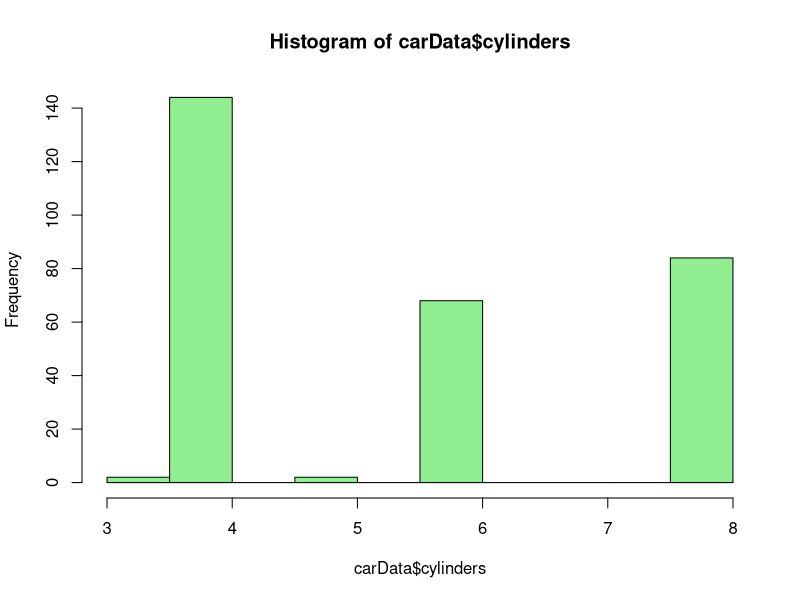
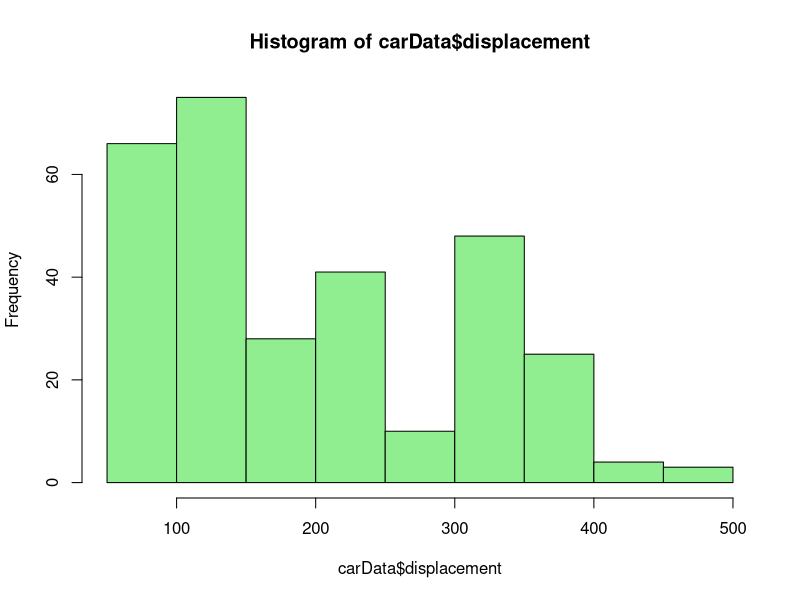
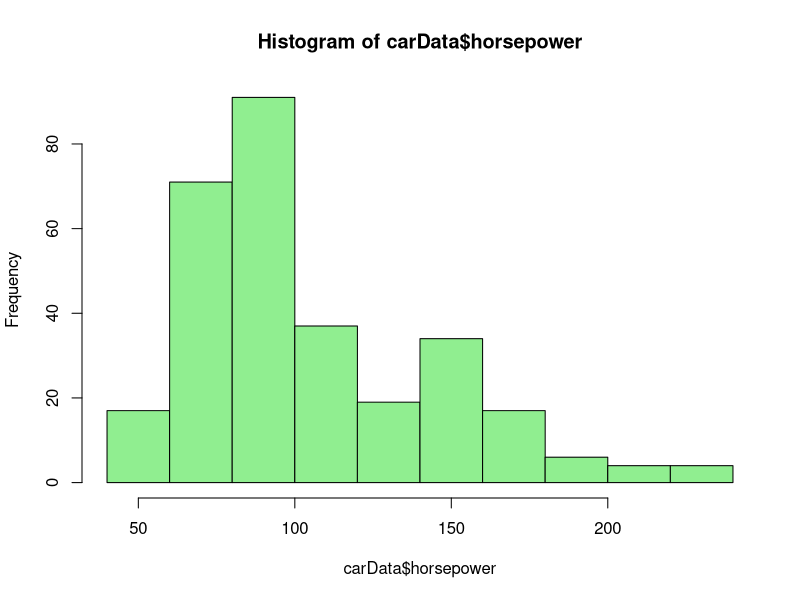
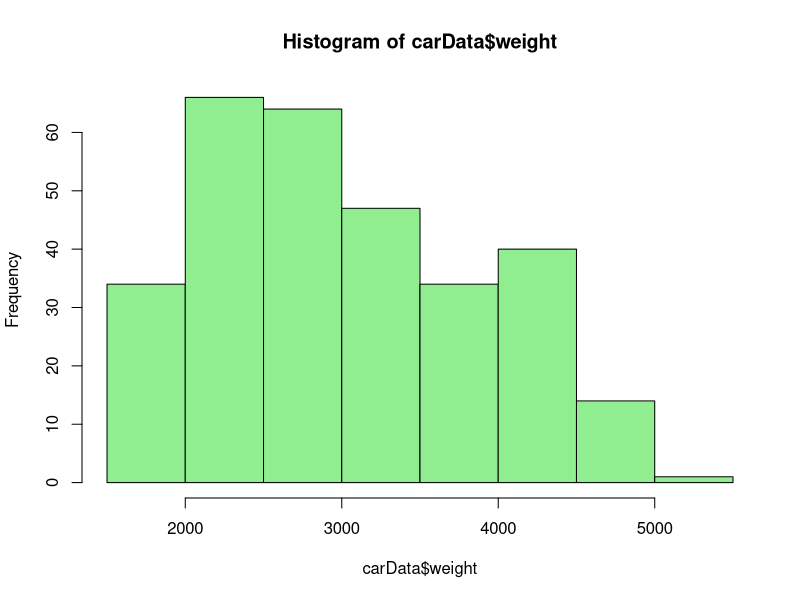
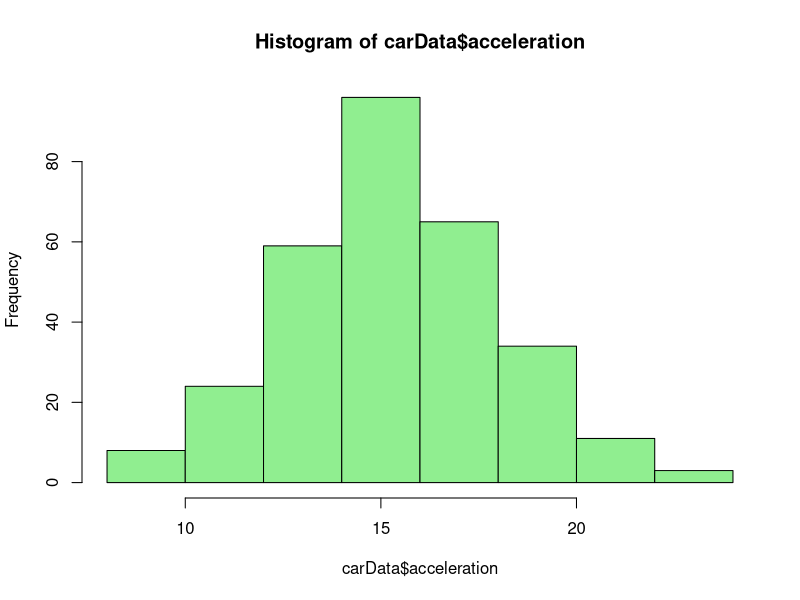
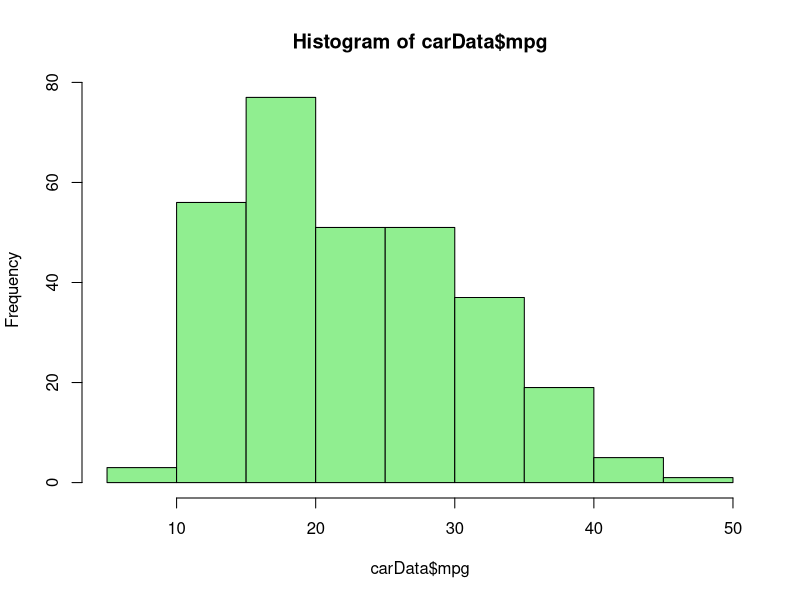
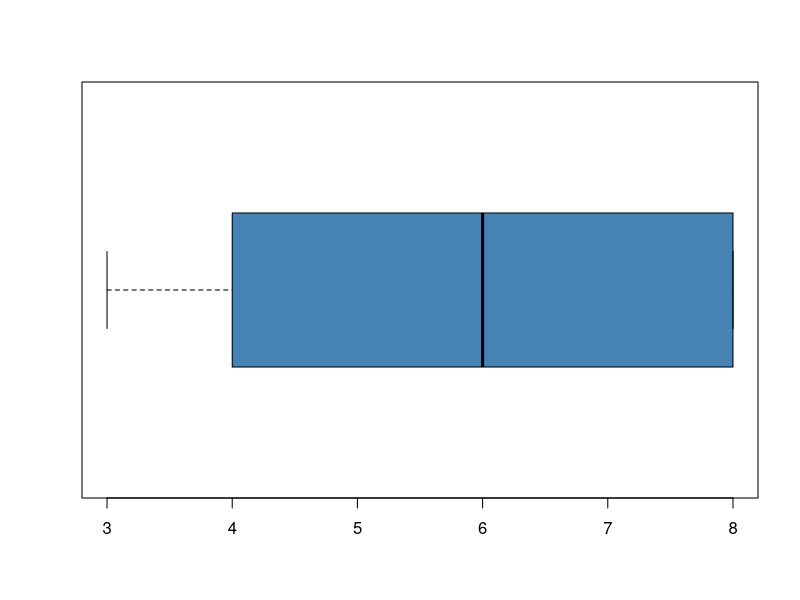
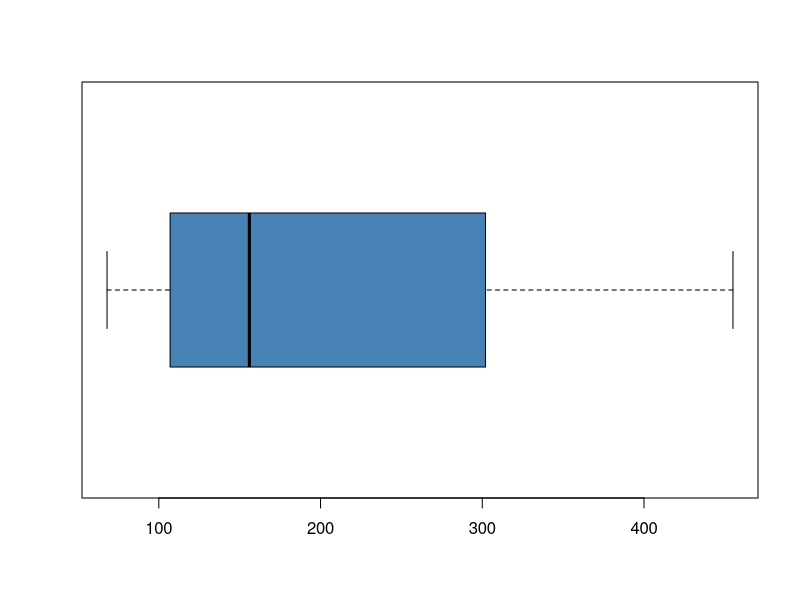

These charts were generated, in order, by the following R code:
# =======================================================
# CZ 4073 - Data Science For Business
# Assignment 1
# Name: KAMATH SHANTANU ARUN
# Matric Card: U1422577F
# =======================================================

# Problem 2:
# In this problem, our dataset is -- assign1_CarData.csv
# The solution of the problem looks to fit an optimal linear
# regression model to predict the mpg(Miles Per Gallon)
# of the car

# ---------------------------------------------------------
# Clean environment and remove all working data

rm(list = ls())

# ---------------------------------------------------------
# Importing the dataset Week04carData.csv

carData <- read.csv("assign1_CarData.csv", header = TRUE)

# ---------------------------------------------------------
# Performing some basic exploratory data analysis

# Dimension of the dataset
dim(carData)
# Here we find that we have information of 300 instances 
# of cars and there are 6 different variables that
# describe it

# Labels of the variables in the dataset
names(carData)
# It provides us the names of each of the 6 variables

# Structure of the dataset
str(carData)
# We find that the data is stored in a "data.frame"
# The variables vary between numeric and integer type

# First few rows of the data
head(carData)
# Last few rows of the data
tail(carData)
# heads and tails provide a general idea in terms of 
# the variables actual values and their magnitudes

# Summary statistics for all variables
summary(carData)
# It returns a table with the results of the summary
# function applied to each column in the data frame

# For each column, it returns the minimum value, 1st quantile, 
# median, mean, 3rd quantile and the maximum value
# Providing us with the spread, distribution and central 
# tendency of the variables

# ---------------------------------------------------------
# Visulisation of the dataset

# Viewing histograms of individual variables to understand 
# its distribution shape, center, range and variation
hist(carData$cylinders, col = "lightgreen")
hist(carData$displacement, col = "lightgreen")
hist(carData$horsepower, col = "lightgreen")
hist(carData$weight, col = "lightgreen")
hist(carData$acceleration, col = "lightgreen")
hist(carData$mpg, col = "lightgreen")

# Boxplots of all individual variables
# checking correspondence with summary statistics
boxplot(carData$cylinders , horizontal = TRUE, col = "steelblue")
boxplot(carData$displacement, horizontal = TRUE, col = "steelblue")
boxplot(carData$horsepower, horizontal = TRUE, col = "steelblue")
boxplot(carData$weight, horizontal = TRUE, col = "steelblue")
boxplot(carData$acceleration, horizontal = TRUE, col = "steelblue")
boxplot(carData$mpg, horizontal = TRUE, col = "steelblue")

# ---------------------------------------------------------
# Checking correlations between variables
cor(carData)
# install.packages("corrplot")
library(corrplot)
corrplot.mixed(cor(carData))

# ---------------------------------------------------------
# Plot 2d scatterplots of all pairs of variables
pairs(carData, pch = 19, col = "blue")

# ---------------------------------------------------------
# Perform Linear Regression (mpg vs rest of the variables)

# Linear model on mpg vs Rest of the variables
# Model 1. - Full Model
lmFit1 <- lm(mpg ~ ., data = carData)

# Display the summary of Model 1.
summary(lmFit1)

# ---------------------------------------------------------
# Building an Updated Model by removing the least significant 
# variable at a time

# Linear Model on mpg vs Rest minus acceleration
# Model 2.
lmFit2 <- update(lmFit1, ~ . - acceleration, data = carData)

# Display the summary of the updated linear model
summary(lmFit2)

# Linear Model on mpg vs Rest minus acceleration, cylinders
# Model 3.
lmFit3 <- update(lmFit2, ~ . - cylinders, data = carData)

# Display the summary of the updated linear model
summary(lmFit3)

# Linear Model on mpg vs Rest minus acceleration, cylinders
# displacement
# Model 4.
lmFit4 <- update(lmFit3, ~ . - displacement, data = carData)

# Display the summary of the updated linear model
summary(lmFit4)

# ---------------------------------------------------------
# Checking for Non-linear Relations with Variables

# plotting mpg vs all the remaining variables
plot(carData$horsepower, carData$mpg, pch = 19, col = "blue")
plot(carData$weight, carData$mpg, pch = 19, col = "blue")

# Fitting the linear model on mpg vs remaining variables but
# introducing non-linear term as per observations above
# Model 5.
lmFit5 <- update(lmFit4, ~ . + I(weight^2), data = carData)

# Display the summary of the updated linear model
summary(lmFit5)

# Model 6.
lmFit6 <- update(lmFit5, ~ . + I(horsepower^2), data = carData)

# Display the summary of the updated linear model
summary(lmFit6)

# Model 7.
lmFit7 <- update(lmFit6, ~ . + horsepower:weight, data = carData)

# Display the summary of the updated linear model
summary(lmFit7)

# Linear Model 7 minus FreeSulphurDioxide
# Model 8.
lmFit8 <- update(lmFit7, ~ . - I(weight^2), data = carData)

# Display the summary of the updated linear model
summary(lmFit8)

# Model 9.
lmFit9 <- update(lmFit8, ~ . - I(horsepower^2), data = carData)

# Display the summary of the updated linear model
summary(lmFit9)

# 13b : check the model for potential outliers
plot(lmFit9)

# 13c : remove outliers and high-leverage points
cd <- cooks.distance(lmFit9)
carData.clean <- carData[abs(cd) < 4/nrow(carData), ]
nrow(carData.clean)

# 13d : fit your best model to the clean dataset
formula(lmFit9)
lmFit <- lm(formula(lmFit9), data = carData.clean)

# 13e : did the performance of the model improve?
summary(lmFit)
plot(lmFit)
